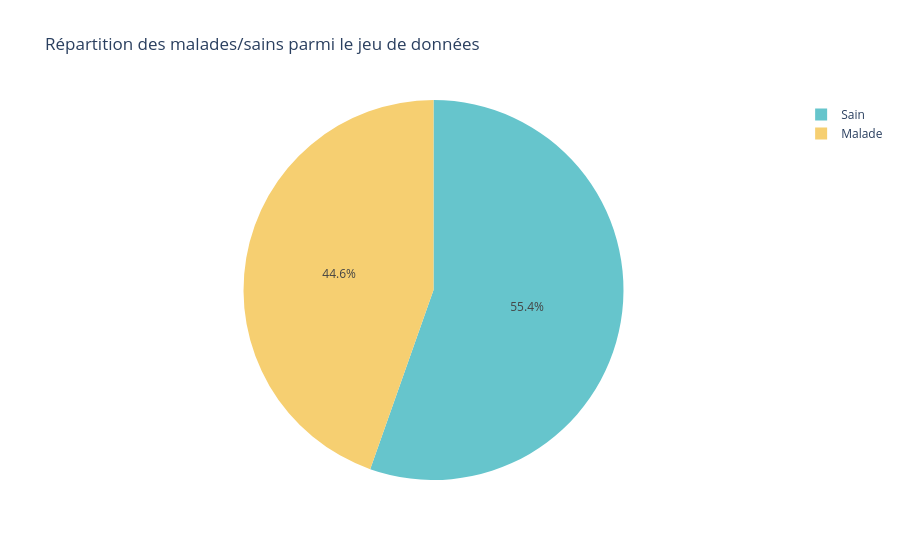

Notebook source saved alongside this figure:
### Code cell
# Calcul de la distribution des malades/sains
distribution = df['disease'].value_counts().reset_index()
distribution.columns = ['disease', 'count']
distribution['disease'] = distribution['disease'].map({0: 'Sain', 1: 'Malade'})

# Affichage de la distribution avec un pie chart
fig_pie = px.pie(distribution, values='count', names='disease', 
                 title="Répartition des malades/sains parmi le jeu de données",
                 color_discrete_sequence=px.colors.qualitative.Pastel)
fig_pie.show()

### Figure 1 — Plotly figure (JSON) as saved in the notebook; plotly's stock layout.template omitted (floating-point values rounded to 4 significant figures)
{"data": [{"domain": {"x": [0, 1], "y": [0, 1]}, "hovertemplate": "disease=%{label}<br>count=%{value}<extra></extra>", "labels": ["Sain", "Malade"], "legendgroup": "", "name": "", "showlegend": true, "type": "pie", "values": [2746, 2210]}], "layout": {"legend": {"tracegroupgap": 0}, "piecolorway": ["rgb(102, 197, 204)", "rgb(246, 207, 113)", "rgb(248, 156, 116)", "rgb(220, 176, 242)", "rgb(135, 197, 95)", "rgb(158, 185, 243)", "rgb(254, 136, 177)", "rgb(201, 219, 116)", "rgb(139, 224, 164)", "rgb(180, 151, 231)", "rgb(179, 179, 179)"], "title": {"text": "Répartition des malades/sains parmi le jeu de données"}}}
